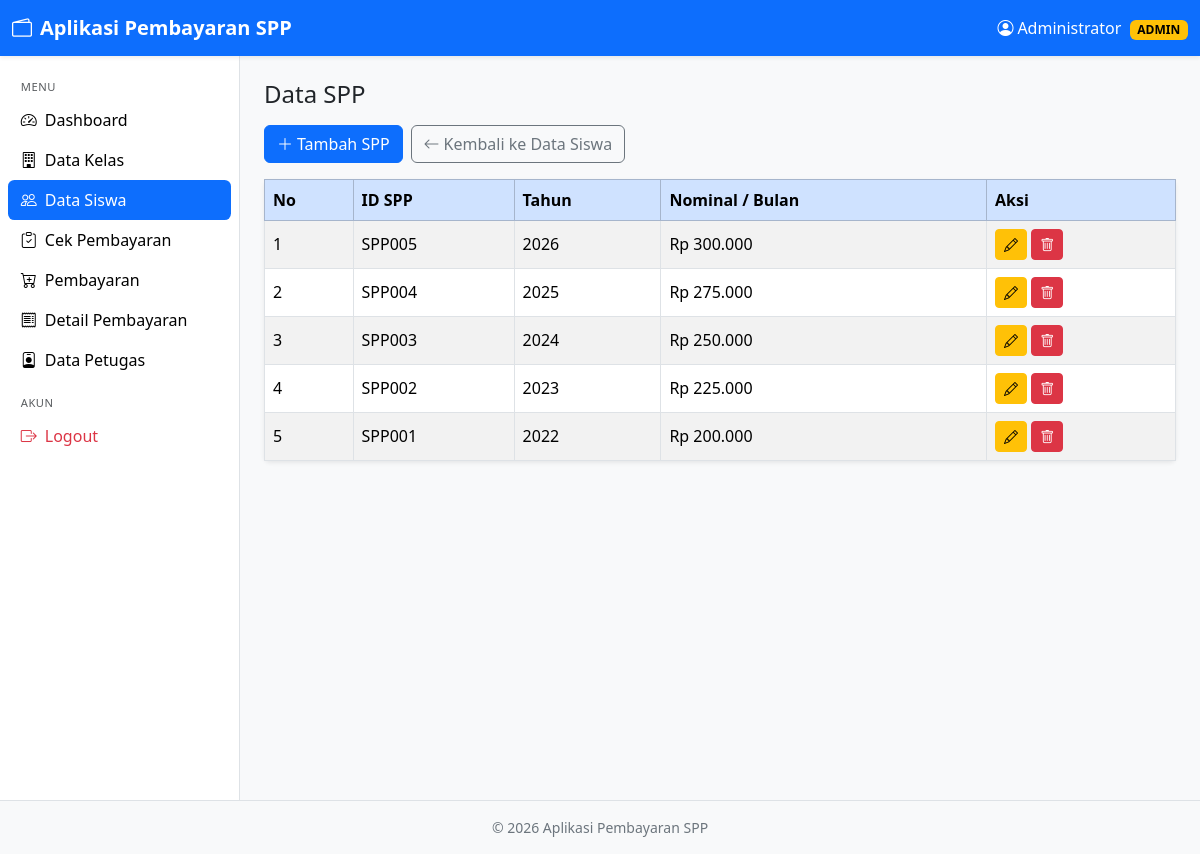
Page /spp.php (signed in) on the committed database.
### tables this page shows
CREATE TABLE tb_spp (
  id_spp   VARCHAR(11) NOT NULL,
  tahun    INT(11)     NOT NULL,
  nominal  VARCHAR(40) NOT NULL,
  PRIMARY KEY (id_spp)
);

### koneksi.php (called while the page is built, shortened)
<?php
function e($s) { return htmlspecialchars((string)$s, ENT_QUOTES, 'UTF-8'); }
function rupiah($n) { return 'Rp ' . number_format((float)$n, 0, ',', '.'); }
function q($conn, $sql, $types = '', $params = []) {
    $st = $conn->prepare($sql);
    $st->execute();
    return $st;
}
function rows($conn, $sql, $types = '', $params = []) {
    return q($conn, $sql, $types, $params)->get_result()->fetch_all(MYSQLI_ASSOC);
}

### spp.php (the view, shortened to what this page needs)
<?php
require 'koneksi.php';
$aksi = $_GET['aksi'] ?? 'list';
require 'layout/header.php';
if ($aksi === 'tambah' || $aksi === 'edit'):
    if ($aksi === 'tambah') $r = ['id_spp' => next_id($conn, 'tb_spp', 'id_spp', 'SPP'), 'tahun' => date('Y'), 'nominal' => ''];
?>
<div class="card shadow-sm border-0" style="max-width:640px">
  <div class="card-header bg-body fw-semibold"><?= $aksi === 'edit' ? 'Edit' : 'Tambah' ?> SPP</div>
  <div class="card-body">
    <form method="post" class="row g-3">
      <input type="hidden" name="mode" value="<?= e($aksi) ?>">
      <div class="col-md-4">
        <label class="form-label">ID SPP</label>
        <input class="form-control" name="id_spp" value="<?= e($r['id_spp']) ?>" readonly>
      </div>
      <div class="col-md-8">
        <label class="form-label">Tahun Ajaran</label>
        <input type="number" class="form-control" name="tahun" value="<?= e($r['tahun']) ?>" min="2000" max="2100" required>
      </div>
      <div class="col-12">
        <label class="form-label">Nominal per Bulan</label>
        <div class="input-group">
          <span class="input-group-text">Rp</span>
          <input type="number" class="form-control" name="nominal" value="<?= e($r['nominal']) ?>" min="0" required>
        </div>
      </div>
      <div class="col-12">
        <button class="btn btn-primary"><i class="bi bi-save me-1"></i>Simpan</button>
        <a class="btn btn-secondary" href="spp.php">Batal</a>
      </div>
    </form>
  </div>
</div>
<?php else:
    $data = rows($conn, "SELECT id_spp, tahun, nominal FROM tb_spp ORDER BY tahun DESC");
?>
<div class="mb-3 d-flex gap-2">
  <a class="btn btn-primary" href="?aksi=tambah"><i class="bi bi-plus-lg me-1"></i>Tambah SPP</a>
  <a class="btn btn-outline-secondary" href="siswa.php"><i class="bi bi-arrow-left me-1"></i>Kembali ke Data Siswa</a>
</div>
<div class="card shadow-sm border-0">
  <div class="table-responsive">
    <table class="table table-hover table-striped table-bordered mb-0 align-middle">
      <thead class="table-primary"><tr><th>No</th><th>ID SPP</th><th>Tahun</th><th>Nominal / Bulan</th><th>Aksi</th></tr></thead>
      <tbody>
      <?php foreach ($data as $i => $r): ?>
      <tr>
        <td><?= $i + 1 ?></td><td><?= e($r['id_spp']) ?></td><td><?= e($r['tahun']) ?></td><td><?= rupiah($r['nominal']) ?></td>
        <td class="text-nowrap">
          <a class="btn btn-sm btn-warning" href="?aksi=edit&id=<?= urlencode($r['id_spp']) ?>"><i class="bi bi-pencil"></i></a>
          <a class="btn btn-sm btn-danger" href="?aksi=hapus&id=<?= urlencode($r['id_spp']) ?>" onclick="return confirm('Hapus data ini?')"><i class="bi bi-trash"></i></a>
        </td>
      </tr>
      <?php endforeach; ?>
      </tbody>
    </table>
  </div>
</div>
<?php endif; require 'layout/footer.php'; ?>

### rows in the picture
tb_spp: id_spp "SPP005", tahun "2026", nominal "Rp 300.000"
tb_spp: id_spp "SPP004", tahun "2025", nominal "Rp 275.000"
tb_spp: id_spp "SPP003", tahun "2024", nominal "Rp 250.000"
tb_spp: id_spp "SPP002", tahun "2023", nominal "Rp 225.000"
tb_spp: id_spp "SPP001", tahun "2022", nominal "Rp 200.000"

### other values in the picture
$_SESSION['nama'] "Administrator"
$lv "ADMIN"
$label "Dashboard"
$label "Data Kelas"
$label "Data Siswa"
$label "Cek Pembayaran"
$label "Pembayaran"
$label "Detail Pembayaran"
$label "Data Petugas"
$title "Data SPP"
